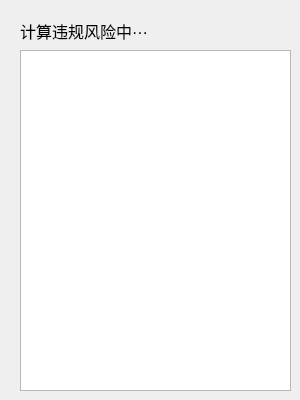
<?xml version="1.0" encoding="UTF-8"?>
<ui version="4.0">
 <class>Form</class>
 <widget class="QWidget" name="Form">
  <property name="windowModality">
   <enum>Qt::ApplicationModal</enum>
  </property>
  <property name="geometry">
   <rect>
    <x>0</x>
    <y>0</y>
    <width>300</width>
    <height>400</height>
   </rect>
  </property>
  <property name="font">
   <font>
    <pointsize>12</pointsize>
   </font>
  </property>
  <property name="windowTitle">
   <string>Form</string>
  </property>
  <widget class="QTextEdit" name="textEdit">
   <property name="geometry">
    <rect>
     <x>20</x>
     <y>50</y>
     <width>271</width>
     <height>341</height>
    </rect>
   </property>
   <property name="font">
    <font>
     <pointsize>12</pointsize>
    </font>
   </property>
   <property name="styleSheet">
    <string notr="true">border-color: rgb(0, 0, 0);
alternate-background-color: rgb(171, 229, 105);</string>
   </property>
   <property name="html">
    <string>&lt;!DOCTYPE HTML PUBLIC &quot;-//W3C//DTD HTML 4.0//EN&quot; &quot;http://www.w3.org/TR/REC-html40/strict.dtd&quot;&gt;
&lt;html&gt;&lt;head&gt;&lt;meta name=&quot;qrichtext&quot; content=&quot;1&quot; /&gt;&lt;style type=&quot;text/css&quot;&gt;
p, li { white-space: pre-wrap; }
&lt;/style&gt;&lt;/head&gt;&lt;body style=&quot; font-family:'SimSun'; font-size:12pt; font-weight:400; font-style:normal;&quot;&gt;
&lt;p style=&quot;-qt-paragraph-type:empty; margin-top:0px; margin-bottom:0px; margin-left:0px; margin-right:0px; -qt-block-indent:0; text-indent:0px;&quot;&gt;&lt;br /&gt;&lt;/p&gt;&lt;/body&gt;&lt;/html&gt;</string>
   </property>
  </widget>
  <widget class="QLabel" name="label">
   <property name="geometry">
    <rect>
     <x>20</x>
     <y>20</y>
     <width>161</width>
     <height>21</height>
    </rect>
   </property>
   <property name="font">
    <font>
     <pointsize>12</pointsize>
    </font>
   </property>
   <property name="text">
    <string>计算违规风险中···</string>
   </property>
  </widget>
 </widget>
 <resources/>
 <connections/>
</ui>
